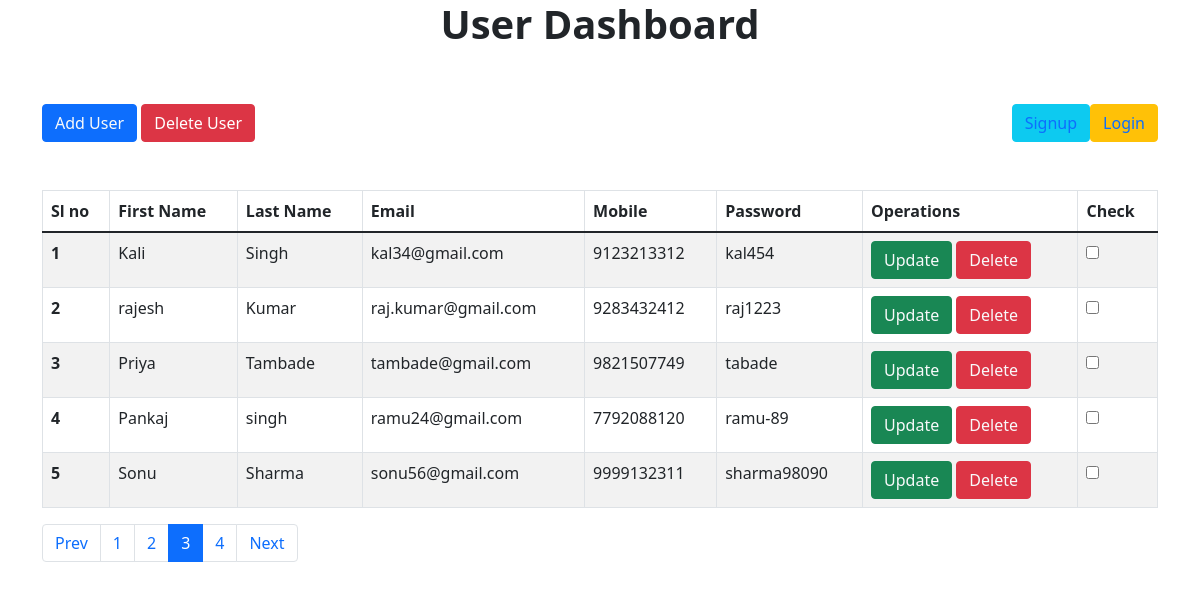
The page /index.php?page=3 on the database its author committed.
### tables this page shows
CREATE TABLE `crud` (
  `id` int NOT NULL,
  `firstName` varchar(100) NOT NULL,
  `lastName` varchar(100) NOT NULL,
  `email` varchar(100) NOT NULL,
  `mobile` varchar(20) NOT NULL,
  `password` varchar(255) NOT NULL,
  `visible` tinyint NOT NULL
);

### index.php (the view, shortened to what this page needs)
<?php
include 'connect.php';
?>
<!DOCTYPE html>
<html lang="en">
<head>
    <link href="https://cdn.jsdelivr.net/npm/bootstrap@5.1.3/dist/css/bootstrap.min.css" rel="stylesheet"
>
</head>
<body>
<div class="container">
    <h1><center><b>User Dashboard</b></center></h1>
    <button class="btn btn-primary my-5"><a href="user.php" class="text-light removeLink">Add User</a>
    </button>
    <button type="submit" form="my-form" name="delete_all" id="delete_all" class="btn btn-danger my-5">
        Delete User
    </button>
    <button type="submit" name="login" id="login" class="btn btn-warning my-5 float-end">
        <a href="login-user.php" class="removeLink">Login</a>
    </button>
    <button type="submit" name="login" id="signup" class="btn btn-info my-5 float-end mr-2">
        <a href="signup-user.php" class="removeLink">Signup</a>
    </button>
    <table class="table table-bordered table-striped table-responsive">
        <thead>
            <tr>
            <th scope="col">Sl no</th>
            <th scope="col">First Name</th>
            <th scope="col">Last Name</th>
            <th scope="col">Email</th>
            <th scope="col">Mobile</th>
            <th scope="col">Password</th>
            <th scope="col">Operations</th>
            <th scope="col">Check</th>
            </tr>
        </thead>
        <form action="delete.php" id="my-form" method="post">
        <tbody>
        <?php
        $limit = 5;
        if (isset($_GET['page'])) {
            $page = $_GET['page'];
        } else {
            $page = 1;
        }
        $offset = ($page - 1) * $limit;
        $sql = "select * from `crud` LIMIT {$offset}, {$limit}";
        $result = mysqli_query ($con, $sql);
        if ($result) {
            $i = 1;
            while ($row = mysqli_fetch_assoc($result)) {
                $id = $row['id'];
                $firstName = $row['firstName'];
                $lastName = $row['lastName'];
                $email = $row['email'];
                $mobile = $row['mobile'];
                $password = $row['password'];
                echo '<tr>
                <th scope="row">' . $i++ . '</th>
                <td>' . $firstName . '</td>
                <td>' . $lastName . '</td>
                <td>' . $email . '</td>
                <td>' . $mobile . '</td>
                <td>' . $password . '</td>
                <td>
                    <button class="btn btn-success">
                    <a href="update.php?updateid=' . $id . '" class="text-light removeLink">Update</a>
                    </button>
                    <button class="btn btn-danger">
                    <a href="delete.php?deleteid=' . $id . '" class="text-light removeLink">Delete</a>
                    </button>
                </td>
                <td>
                    <input type="checkbox" name="check_list[]" class="delete_checkbox" value="'.$row["id"].'" />
                </td>
                </tr>';
            }
        }
        ?>
        </tbody>
    </table>
    <?php
    $sql1 = "SELECT * FROM crudoperations.crud";
    $result1 = mysqli_query($con, $sql1) or die("Query Failed.");
    if (mysqli_num_rows($result1) > 0) {
        $total_records = mysqli_num_rows($result1);
        $total_page = ceil($total_records / $limit);
        echo '<ul class="pagination">';
        if ($page > 1) {
            echo '<li class="page-item"><a href="index.php?page='.($page - 1).'" class="page-link">Prev</a></li>';
        }
        for ($i=1; $i < $total_page; $i++) {
            if ($i == $page) {
                $active = "active";
            } else {
                $active = "";
            }
            echo '<li class="'.$active.' page-item"><a href="index.php?page='.$i.'" class="page-link">'.$i.'</a></li>';
        }
        if ($total_page > $page) {
            echo '<li class="page-item"><a href="index.php?page='.($page + 1).'" class="page-link">Next</a></li>';
        }
        echo '</ul>';
    }
    ?>
</div>
</body>
</html>

### index.php (style rules this page uses)
.removeLink { text-decoration: none; }

### rows shown on the page
crud: firstName "Kali", lastName "Singh", email "kal34@gmail.com", mobile "9123213312", password "kal454"
crud: firstName "rajesh", lastName "Kumar", email "raj.kumar@gmail.com", mobile "9283432412", password "raj1223"
crud: firstName "Priya", lastName "Tambade", email "tambade@gmail.com", mobile "9821507749", password "tabade"
crud: firstName "Pankaj", lastName "singh", email "ramu24@gmail.com", mobile "7792088120", password "ramu-89"
crud: firstName "Sonu", lastName "Sharma", email "sonu56@gmail.com", mobile "9999132311", password "sharma98090"
